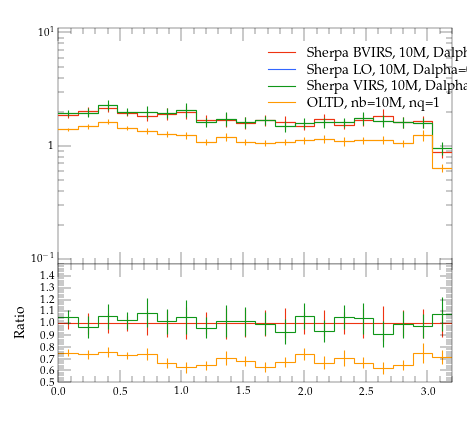

This figure's Python source:
#! /usr/bin/env python

# This Python script was auto-generated using YODA v2.0.0.
# Analysis object: /evtb/inc_jbjg_dphi
# Timestamp: 15-04-2024 (14:31:35)

import matplotlib as mpl
import matplotlib.pyplot as plt
mpl.use('Agg') # comment out for interactive use
import os
import numpy as np

plotDir = os.path.split(os.path.realpath(__file__))[0]
if 'YODA_USER_PLOT_PATH' in globals():
    plot_outdir = globals()['YODA_USER_PLOT_PATH']
else:
    plot_outdir = plotDir

#plot style
plt.style.use(os.path.join(plotDir, '../default.mplstyle'))
# plot metadata
figW, figH = plt.rcParams['figure.figsize']
ax_xLabel = r''
ax_yLabel = r''
ax_title  = r''
ax_xScale = 'linear'
ax_yScale = 'log'
xLims = (0.0, 3.2)
yLims = (0.09000000000000001, 11.0)

# TeX-friendly labels for the legend
labels = [ r"Sherpa BVIRS, 10M, Dalpha=0.01", r"Sherpa LO, 10M, Dalpha=0.01", r"Sherpa VIRS, 10M, Dalpha=0.01", r"OLTD, nb=10M, nq=1" ]

# Create figure and axis objects
fig, (ax, ratio0_ax) = plt.subplots(2, 1, sharex=True,
                  figsize=(figW,figH), gridspec_kw={'height_ratios': (2, 1)})
ratio0_ax.yaxis.set_major_locator(mpl.ticker.MultipleLocator(0.1))
ratio0_ax.set_ylim(0.5, 1.4999)
ratio0_ax.set_ylabel('Ratio')

# LineColor map: curve index -> color
linecolors = {0: '#EE3311', 1: '#3366FF', 2: '#109618', 3: '#FF9900'}
# the numerical data is stored in a separate file
dataf = dict()
prefix = os.path.split(__file__)[0]
if prefix:    prefix = prefix + '/'
exec(open(prefix+'inc_jbjg_dphi__data.py').read(), dataf)


legend_handles = [] # keep track of handles for the legend

# style options for curves
# starts at zorder>=5 to draw curve on top of legend
styles = {
  'curve0': {
    'color' : linecolors[0],
    'linestyle' : '-',
    'marker' : 'o',
    'zorder' : 5,
    'histstyle' : True,
  },
  'curve1': {
    'color' : linecolors[1],
    'linestyle' : '-',
    'marker' : 'o',
    'zorder' : 6,
    'histstyle' : True,
  },
  'curve2': {
    'color' : linecolors[2],
    'linestyle' : '-',
    'marker' : 'o',
    'zorder' : 7,
    'histstyle' : True,
  },
  'curve3': {
    'color' : linecolors[3],
    'linestyle' : '-',
    'marker' : 'o',
    'zorder' : 8,
    'histstyle' : True,
  },
}
# curve from input yoda files in main panel
for label in dataf['yvals'].keys():
    if all(np.isnan(v) for v in dataf['yvals'][label]):
        continue
    tmp = None
    if styles[label]['histstyle']: # draw as histogram
        tmp, = ax.plot(dataf['xedges'], dataf['yedges'][label],
                       color=styles[label]['color'],
                       linestyle=styles[label]['linestyle'],
                       drawstyle='steps-pre', solid_joinstyle='miter',
                       zorder=styles[label]['zorder'], label=label)
        ax.errorbar(dataf['xpoints'], dataf['yvals'][label], color=styles[label]['color'],
                    xerr=dataf['xerrs'], yerr=[dataf['ydowns'][label], dataf['yups'][label]],
                    linestyle='none', zorder=styles[label]['zorder'])
    else: # draw as scatter
        tmp = ax.errorbar(dataf['xpoints'], dataf['yvals'][label],
                          xerr=dataf['xerrs'],
                          yerr=[ dataf['ydowns'][label],
                          dataf['yups'][label] ],
                          fmt=styles[label]['marker'],
                          ecolor=styles[label]['color'],
                          color=styles[label]['color'], zorder=2)
        tmp[-1][0].set_linestyle(styles[label]['linestyle'])
    legend_handles += [tmp]
    for varLabel in dataf['variation_yvals'].keys():
        if varLabel.startswith(label):
            tmp, = ax.plot(dataf['xedges'], dataf['variation_yvals'][varLabel],
                           color=styles[label]['color'],
                           linestyle=styles[label]['linestyle'],
                           drawstyle='steps-pre', solid_joinstyle='miter',
                           zorder=styles[label]['zorder'], alpha=0.5)


# plots on ratio panel
# curve from input yoda files in ratio panel
for label, yvals in dataf['ratio0_yvals'].items():
    if all(np.isnan(v) for v in yvals):
        continue
    if styles[label]['histstyle']: # plot as histogram
        ratio0_ax.plot(dataf['xedges'], yvals,
                       color=styles[label]['color'],
                       linestyle=styles[label]['linestyle'],
                       drawstyle='steps-pre', zorder=1,
                       solid_joinstyle='miter')
        ratio0_ax.vlines(dataf['xpoints'],
                         dataf['ratio0_ymin'][label],
                         dataf['ratio0_ymax'][label],
                         color=styles[label]['color'], zorder=1)
    else: # plot as scatter
        tmp = ratio0_ax.errorbar(dataf['xpoints'],
                                 yvals, xerr=dataf['xerrs'],
                                 yerr=dataf['ratio0_yerrs'][label],
                                 fmt=styles[label]['marker'],
                                 ecolor=styles[label]['color'],
                                 color=styles[label]['color'])
        tmp[-1][0].set_linestyle(styles[label]['linestyle'])

    for varlabel in dataf['ratio0_variation_vals'].keys():
        if varlabel.startswith(label):
            ratio0_ax.plot(dataf['xedges'],
                            dataf['ratio0_variation_vals'][varlabel],
                            color=styles[label]['color'],
                            linestyle=styles[label]['linestyle'],
                            drawstyle='steps-pre', solid_joinstyle='miter',
                            zorder=1, alpha=0.5)

legend_pos = (0.5, 0.97)
ax.legend(legend_handles, labels, loc='upper left', bbox_to_anchor=legend_pos)

# set plot metadata as defined above
ratio0_ax.set_xlabel(ax_xLabel)
ratio0_ax.xaxis.set_label_coords(1., -.15)
ax.set_ylabel(ax_yLabel, loc='top')
ax.set_title(ax_title, loc='left')
ax.set_xscale(ax_xScale)
ax.set_yscale(ax_yScale)
ax.set_xlim(xLims)
ax.set_ylim(yLims)

# tick formatting
plt.rcParams['xtick.top'] = True
plt.rcParams['ytick.right'] = True
ax.yaxis.set_major_locator(mpl.ticker.LogLocator(base=10.0, numticks=np.inf))
ax.yaxis.set_minor_locator(mpl.ticker.LogLocator(
                           base=10.0, subs=np.arange(0.1, 1, 0.1), numticks=np.inf))
fig.align_ylabels((ax, ratio0_ax))
plt.savefig(os.path.join(plot_outdir, 'inc_jbjg_dphi.pdf'), format='PDF')
plt.savefig(os.path.join(plot_outdir, 'inc_jbjg_dphi.png'), format='PNG')

plt.close(fig)
